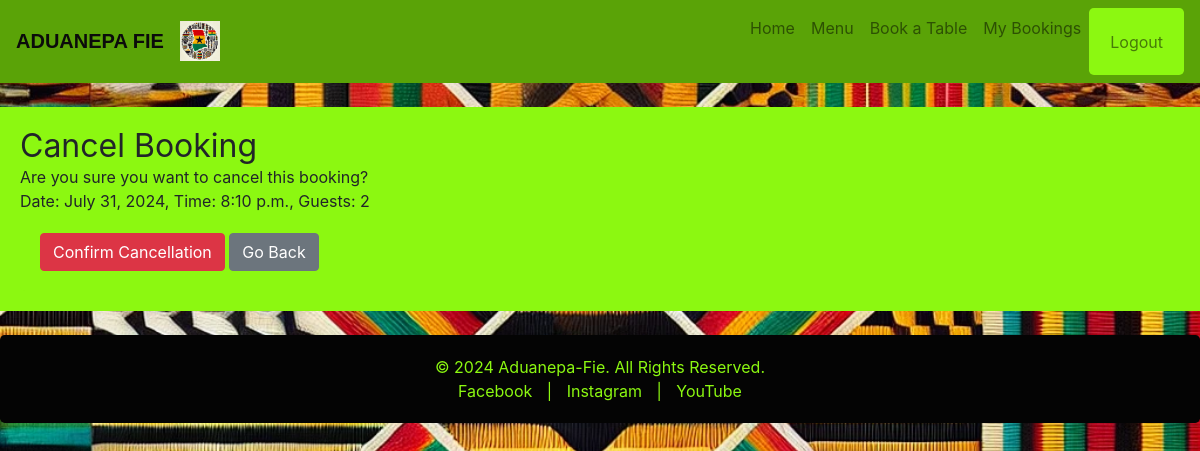
/cancel_booking/3/ (signed in), run on the app's committed database.
### bookings/models.py (models this page shows, shortened)
class Booking(models.Model):
    user = models.ForeignKey(User, on_delete=models.CASCADE)
    table = models.ForeignKey(Table, on_delete=models.CASCADE)
    date = models.DateField()
    time = models.TimeField()
    guests = models.IntegerField()
    created_at = models.DateTimeField(auto_now_add=True)

### bookings/views.py (the view)
# urls.py: path('cancel_booking/<int:booking_id>/', views.cancel_booking, name='cancel_booking'),
@login_required
def cancel_booking(request, booking_id):
    booking = Booking.objects.get(id=booking_id, user=request.user)
    if request.method == 'POST':
        booking.delete()
        messages.success(request, 'Booking cancelled successfully!')
        return redirect('my_bookings')
    return render(request, 'cancel_booking.html', {'booking': booking})

### templates/cancel_booking.html (shortened to what this page needs)
{% extends 'base.html' %}
{% block content %}
    <h2>Cancel Booking</h2>
    <p>Are you sure you want to cancel this booking?</p>
    <p>Date: {{ booking.date }}, Time: {{ booking.time }}, Guests: {{ booking.guests }}</p>
    <form method="post">
        <button type="submit" class="btn btn-danger">Confirm Cancellation</button>
        <a href="{% url 'my_bookings' %}" class="btn btn-secondary">Go Back</a>
    </form>
{% endblock %}

### static/css/styles.css (style rules this page uses)
body, h1, h2, h3, h4, h5, h6, p, ul { margin: 0; padding: 0; font-weight: normal; }
body { background-image: url('/static/images/kente_background.jpg'); background-size: cover; background-repeat: no-repeat; background-attachment: fixed; background-position: center; }
form { background-color:#8cf811; padding: 20px; border-radius: 0.3rem; }
.btn-danger { background-color: #dc3545; border-color: #dc3545; }
.btn-secondary { background-color: #6c757d; border-color: #6c757d; }

### data on the page
Booking: date "July 31, 2024", time "8:10 p.m.", guests "2"
